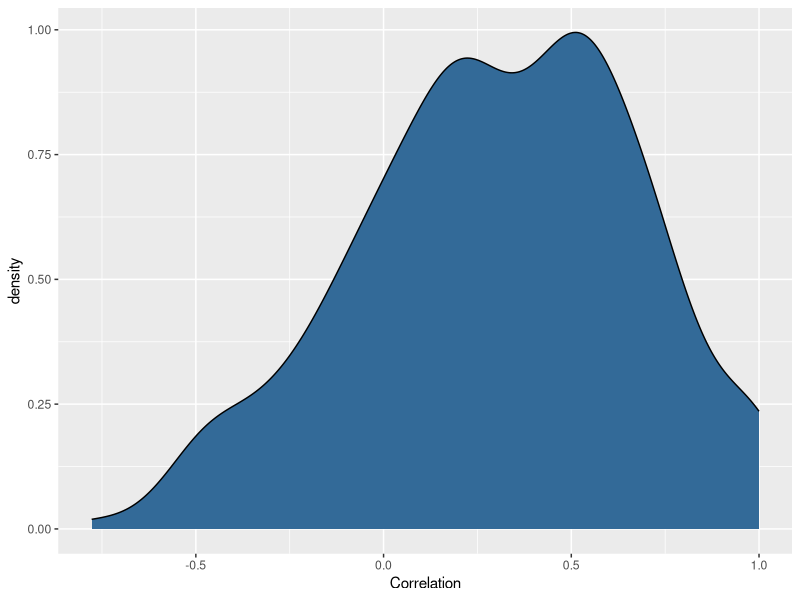
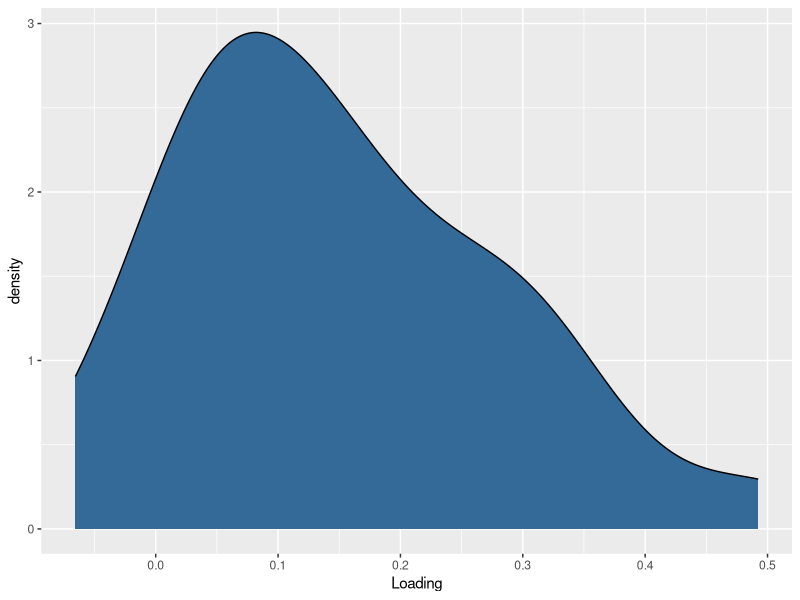
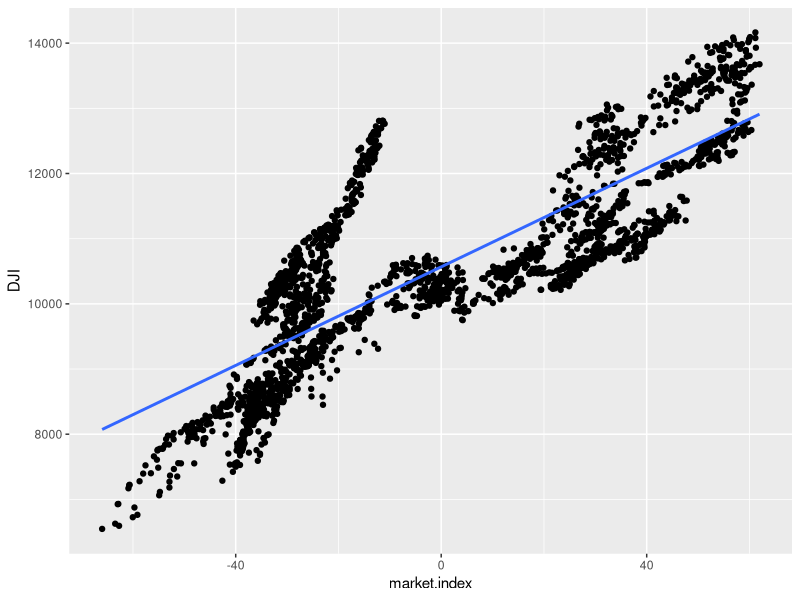
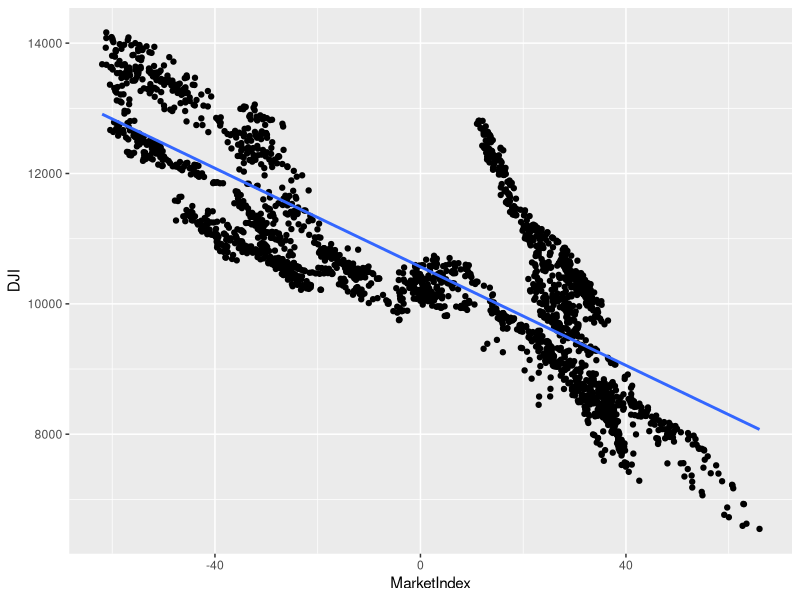
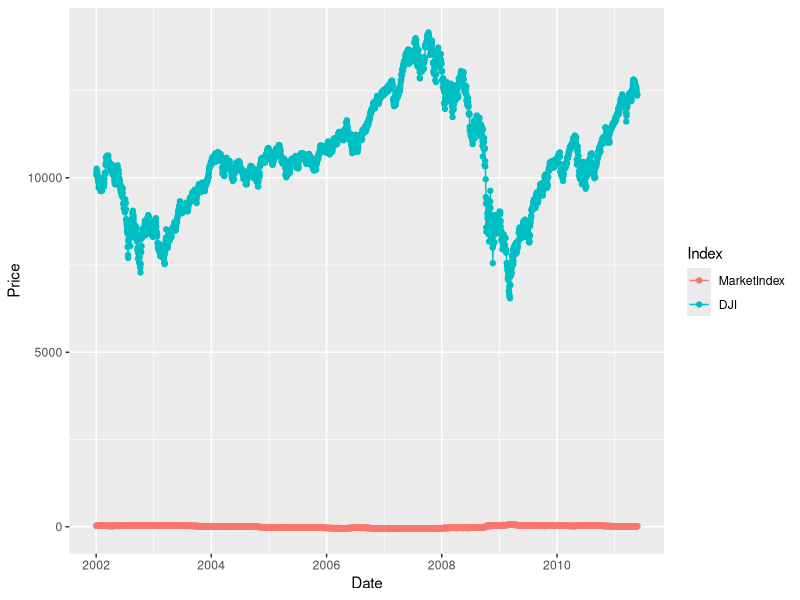
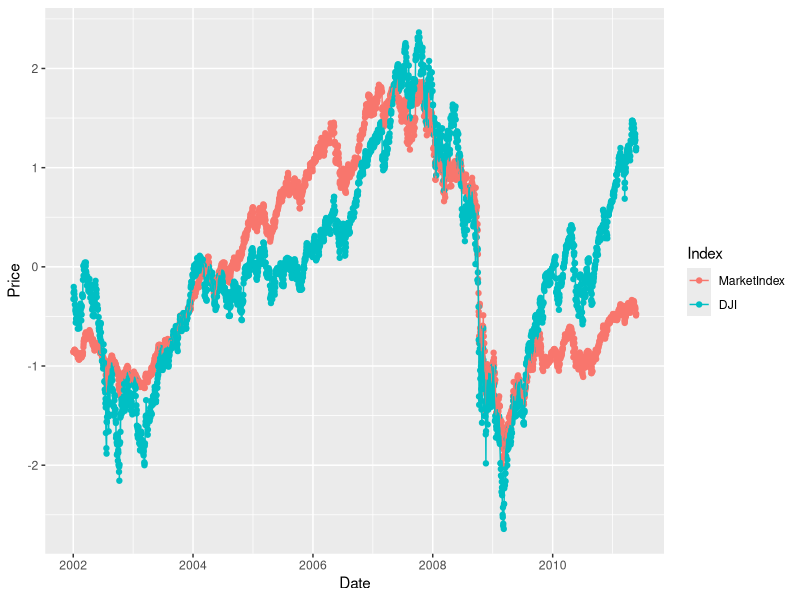

Write the R code that produced these figures, in order.
getwd()
setwd('/Users/admin/Documents/GitHubCode/MLForHackersCode/Ch08-PCA-BuildingMarketIndex')
getwd()

#load required libraries
library(lubridate)
library(reshape)
library(ggplot2)
#####################Unsupervised Learning########################
#load data set
prices <- read.csv('data/stock_prices.csv')
str(prices)

#convert data type of Date column from factor to Date
prices <- transform(prices, Date = ymd(Date))
str(prices)

#convert prices dataframe into a pivot table with dates on rows, stocks on columns and closing price as the value
data.stock.matrix <- cast(prices, Date ~ Stock, value = 'Close')

#check for any missing values in the resulting matrix
data.stock.matrix[apply(data.stock.matrix, 1, function(y) any(is.na(y))),]

#remove those rows from dataframe and create matrix again
prices <- subset(prices, !(Date %in% c(ymd('2002-02-01', '2005-06-22'))))
data.stock.matrix <- cast(prices, Date ~ Stock, value = 'Close')

#create correlation matrix of data.stock.matrix
correlationMat <- cor(data.stock.matrix[, 2:ncol(data.stock.matrix)])
correlations <- as.numeric(correlationMat)
ggplot(data.frame(Correlation = correlations), aes(x = Correlation, fill = 1)) + geom_density() + theme(legend.position = 'none')

#compute principal components of data
pca <- princomp(data.stock.matrix[, 2:ncol(data.stock.matrix)])
print (pca)

#try to get weights that first principal component assigns to each column within our dataset
principal.comp <- pca$loadings[, 1]
loadings <- as.numeric(principal.comp)
ggplot(data.frame(Loading = loadings), aes(x = Loading, fill = 1)) + geom_density() + theme(legend.position = 'none')

#predict pca on data
market.index <- predict(pca)[, 1]

#use DJI data to evaluate accuracy of pca prediction
dji.prices <- read.csv('data/DJI.csv')
str(dji.prices)
dji.prices <- transform(dji.prices, Date = ymd(Date))
str(dji.prices)

#subset DJI data set to keep the date range we are interested in
dji.prices <- subset(dji.prices, Date > ymd('2002-01-01'))
dji.prices <- subset(dji.prices, !(Date %in% c(ymd('2002-02-01', '2005-06-22'))))

#reverse closing prices and dates in dji.prices dataframe
dji <- rev(dji.prices$Close)
dates <- rev(dji.prices$Date)

#compare the results of DJI with values predicted by PCA
comparison <- data.frame(Date = dates, MarketIndex = market.index, DJI = dji)

ggplot(comparison, aes(x = market.index, y = DJI)) + geom_point() + geom_smooth(method = 'lm', se = FALSE)

comparison <- transform(comparison, MarketIndex = -1 * MarketIndex)
ggplot(comparison, aes(x = MarketIndex, y = DJI)) + geom_point() + geom_smooth(method = 'lm', se = FALSE)

#evaluate how well prediction tracks DJI over time
alt.comparison <- melt(comparison, id.vars = 'Date')
names(alt.comparison) <- c('Date', 'Index', 'Price')
ggplot(alt.comparison, aes(x = Date, y = Price, group = Index, color = Index)) + geom_point() + geom_line()

#fix the discrepancy in the results by scaling market index and dji prices
comparison$MarketIndex <- -scale(comparison$MarketIndex)
comparison$DJI <- scale(comparison$DJI)

alt.comparison <- melt(comparison, id.vars = 'Date')
names(alt.comparison) <- c('Date', 'Index', 'Price')

ggplot(alt.comparison, aes(x = Date, y = Price, group = Index, color = Index)) + geom_point() + geom_line()
